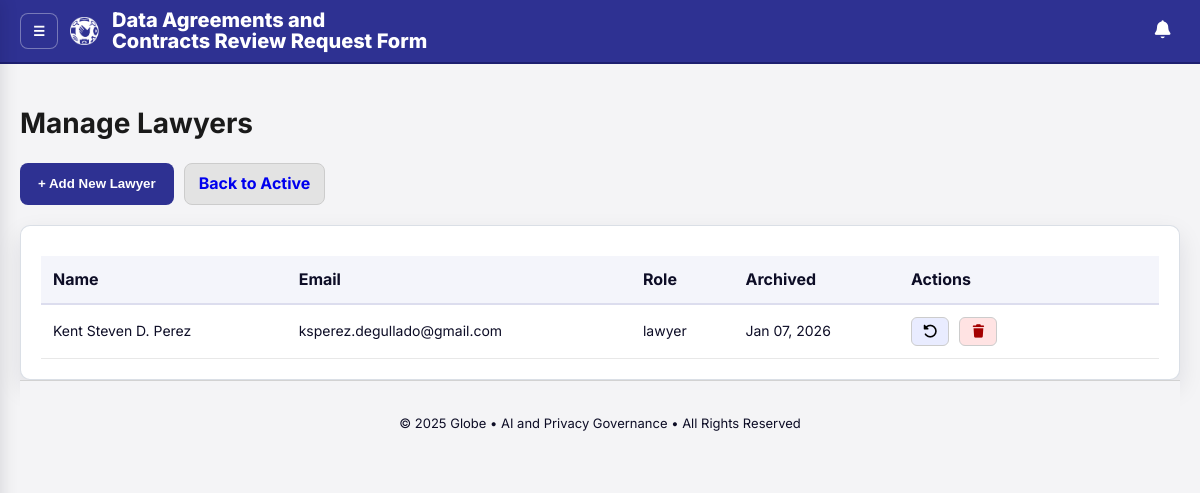
The app's page /manage_lawyers.php?view=archived (signed in) with its own data.
### tables this page shows
CREATE TABLE `lawyers` (
  `id` int(11) NOT NULL AUTO_INCREMENT,
  `name` varchar(100) NOT NULL,
  `email` varchar(190) NOT NULL,
  `pass_hash` varchar(255) NOT NULL,
  `role` enum('lawyer','admin') NOT NULL DEFAULT 'lawyer',
  `created_at` timestamp NOT NULL DEFAULT current_timestamp(),
  `archived_at` datetime DEFAULT NULL,
  `archived_by` int(11) DEFAULT NULL,
  PRIMARY KEY (`id`),
  UNIQUE KEY `email` (`email`),
  KEY `idx_lawyers_archived_at` (`archived_at`)
);

### manage_lawyers.php (the view, shortened to what this page needs)
<?php
require __DIR__ . '/config/db.php';
function h($s){ return htmlspecialchars($s, ENT_QUOTES, 'UTF-8'); }
$view = (isset($_GET['view']) && $_GET['view'] === 'archived') ? 'archived' : 'active';
$archivedResult = $conn->query("
    SELECT id, name, email, role, archived_at
    FROM lawyers
    WHERE archived_at IS NOT NULL
    ORDER BY archived_at DESC
");
?>
<!doctype html>
<html>
<head>
    <link rel="stylesheet" href="assets/css/admin.css">
    <link rel="stylesheet" href="assets/css/manage_lawyers.css">
    <link rel="stylesheet" href="assets/css/toast.css">
    <link rel="stylesheet" href="assets/css/notifications.css">
    <link rel="stylesheet" href="https://cdnjs.cloudflare.com/ajax/libs/font-awesome/7.0.1/css/all.min.css">
</head>
<body>
<?php
include __DIR__ . '/assets/partials/brandbar.php';
?>
<main class="container-fluid page" id="mainContent">
<h1 class="page-title">Manage Lawyers</h1>
<div class="actions-bar" style="margin-bottom: 20px; display:flex; gap:10px;">
    <button class="btn primary" id="openAddLawyerModal">+ Add New Lawyer</button>
    <?php if ($view === 'active'): ?>
        <a class="btn secondary" href="manage_lawyers.php?view=archived" style="text-decoration:none;">Archived Accounts</a>
    <?php else: ?>
        <a class="btn secondary" href="manage_lawyers.php" style="text-decoration:none;">Back to Active</a>
    <?php endif; ?>
</div>
<div class="card" style="padding:20px; <?= $view === 'active' ? 'display:none;' : '' ?>">
    <table class="data-table">
        <thead>
            <tr>
                <th>Name</th>
                <th>Email</th>
                <th>Role</th>
                <th>Archived</th>
                <th style="width: 260px;">Actions</th>
            </tr>
        </thead>
        <tbody>
        <?php while ($row = $archivedResult->fetch_assoc()): ?>
            <tr>
                <td><?= h($row['name']) ?></td>
                <td><?= h($row['email']) ?></td>
                <td><?= h($row['role']) ?></td>
                <td><?= h(date("M d, Y", strtotime($row['archived_at']))) ?></td>
                <td>
                    <button
                        type="button"
                        class="btn small openConfirmModal"
                        title="Restore Account"
                        data-action="api/lawyer_restore.php"
                        data-id="<?= (int)$row['id'] ?>"
                        data-title="Restore Lawyer Account"
                        data-message="Restore this account and allow access again?"
                        data-confirm="Restore">
                        <i class="fa-solid fa-rotate-left"></i>
                    </button>
                    <button
                        type="button"
                        class="btn small danger openConfirmModal"
                        title="Delete Permanently"
                        data-action="api/lawyer_purge.php"
                        data-id="<?= (int)$row['id'] ?>"
                        data-title="Delete Lawyer Account"
                        data-message="Permanently delete this account? This cannot be undone."
                        data-confirm="Delete">
                        <i class="fa-solid fa-trash"></i>
                    </button>
                </td>
            </tr>
        <?php endwhile; ?>
        </tbody>
    </table>
</div>
<footer class="site-footer">
  <p>© 2025 Globe • AI and Privacy Governance • All Rights Reserved</p>
</footer>
</main>
</body>
</html>

### assets/css/admin.css (style rules this page uses)
* { scrollbar-width: thin; scrollbar-color: var(--brand) var(--bg); }
:root { --brand: #2E3192; --brand-700: #1e2375; --brand-ring: 0 0 0 3px rgba(46,49,146,.15); --bg: #f4f4f6; --card: #ffffff; --ink: #0d0d26; --muted: #666; --border: #d2d2d2; --green: #18c465; --red: #e53935; --amber: #f4a000; --gray: #5b5b5b; --row-border: #cfcfd8; }
* { box-sizing: border-box; }
html, body { margin: 0; height: 100%; background: var(--bg); color: var(--ink); font-family: "Inter", system-ui, -apple-system, Segoe UI, Roboto, Arial, sans-serif; line-height: 1.45; }
.card { background: var(--card); padding: 24px 28px; border-radius: 10px; box-shadow: 0 2px 10px rgba(0,0,0,.08); }
.btn { padding: 10px 18px; border: none; border-radius: 8px; font-weight: 700; cursor: pointer; transition: transform .04s, background .2s, filter .2s; }
.btn.primary { background: var(--brand); color: #fff; }
.btn:not(.primary) { background: #fff; border: 1px solid #ccc; }
#mainContent { padding: 20px 20px; }
.card { background: #fff; box-shadow: 0 10px 24px rgba(15, 23, 42, 0.10); border: 1px solid rgba(148, 163, 184, 0.35); }
.site-footer { height: var(--footer-h); display:flex; align-items:center; justify-content:center; text-align:center; padding: 20px 16px; font-size:13px; border-top: 1px solid var(--border); background: var(--bg); flex: 0 0 auto; }

### assets/css/manage_lawyers.css (style rules this page uses)
.page-title { font-size: 28px; font-weight: 700; margin-bottom: 20px; color: #1a1a1a; }
.actions-bar { margin-bottom: 20px; }
.btn.primary { background: #2E3192; color: #fff; padding: 10px 18px; border-radius: 8px; display: inline-block; text-decoration: none; font-weight: 600; transition: 0.2s; }
.data-table { width: 100%; border-collapse: collapse; margin-top: 10px; }
.data-table th { text-align: left; padding: 12px; background: #f4f5fb; font-weight: 700; border-bottom: 2px solid #dcddee; }
.data-table td { padding: 12px; border-bottom: 1px solid #e8e8e8; font-size: 14px; }
.btn.small { padding: 6px 10px; font-size: 13px; background: #e9ecff; border-radius: 6px; text-decoration: none; margin-right: 6px; display: inline-block; }
.btn.small.danger { background: #ffe3e3; color: #a40000; }
.btn.secondary { background: #e3e3e3; padding: 8px 14px; border-radius: 8px; }

### assets/css/toast.css (style rules this page uses)
:root { --toast-radius: 14px; --toast-shadow: 0 12px 30px rgba(2,6,23,.12); --toast-border: 1px solid rgba(2,6,23,.06); --toast-bg: #ffffff; --toast-ink: #0f172a; --toast-muted: #475569; }

### records on screen
lawyers: name "Kent Steven D. Perez", email "ksperez.degullado@gmail.com", role "lawyer", archived_at "Jan 07, 2026"

### other values on screen
$brand['titleLines'][0] "Data Agreements and"
$brand['titleLines'][1] "Contracts Review Request Form"
